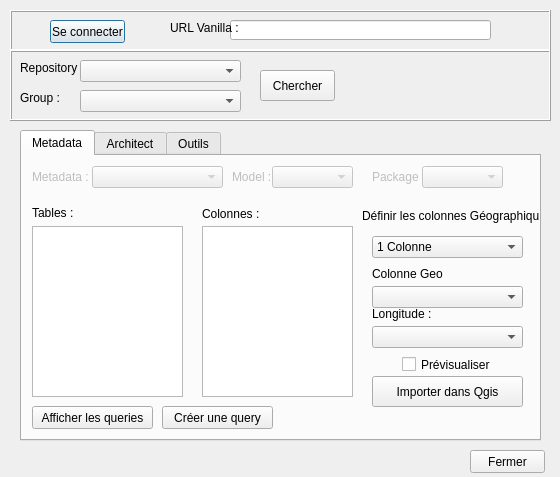
<?xml version="1.0" encoding="UTF-8"?>
<ui version="4.0">
 <class>VanillaBrowserDialogBase</class>
 <widget class="QDialog" name="VanillaBrowserDialogBase">
  <property name="geometry">
   <rect>
    <x>0</x>
    <y>0</y>
    <width>560</width>
    <height>477</height>
   </rect>
  </property>
  <property name="minimumSize">
   <size>
    <width>560</width>
    <height>477</height>
   </size>
  </property>
  <property name="maximumSize">
   <size>
    <width>560</width>
    <height>477</height>
   </size>
  </property>
  <property name="windowTitle">
   <string>Vanilla Browser</string>
  </property>
  <widget class="QPushButton" name="pushLogins">
   <property name="geometry">
    <rect>
     <x>50</x>
     <y>20</y>
     <width>75</width>
     <height>23</height>
    </rect>
   </property>
   <property name="text">
    <string>Se connecter</string>
   </property>
  </widget>
  <widget class="QLineEdit" name="line_vanillaURL">
   <property name="geometry">
    <rect>
     <x>230</x>
     <y>20</y>
     <width>261</width>
     <height>20</height>
    </rect>
   </property>
   <property name="readOnly">
    <bool>true</bool>
   </property>
  </widget>
  <widget class="QLabel" name="label_url">
   <property name="geometry">
    <rect>
     <x>170</x>
     <y>20</y>
     <width>71</width>
     <height>16</height>
    </rect>
   </property>
   <property name="text">
    <string>URL Vanilla :</string>
   </property>
  </widget>
  <widget class="QComboBox" name="comboBox_repository">
   <property name="geometry">
    <rect>
     <x>80</x>
     <y>60</y>
     <width>161</width>
     <height>22</height>
    </rect>
   </property>
  </widget>
  <widget class="QComboBox" name="comboBox_group">
   <property name="geometry">
    <rect>
     <x>80</x>
     <y>90</y>
     <width>161</width>
     <height>22</height>
    </rect>
   </property>
  </widget>
  <widget class="QLabel" name="label_repository">
   <property name="geometry">
    <rect>
     <x>20</x>
     <y>60</y>
     <width>61</width>
     <height>16</height>
    </rect>
   </property>
   <property name="text">
    <string>Repository :</string>
   </property>
  </widget>
  <widget class="QLabel" name="label_group">
   <property name="geometry">
    <rect>
     <x>20</x>
     <y>90</y>
     <width>61</width>
     <height>16</height>
    </rect>
   </property>
   <property name="text">
    <string>Group :</string>
   </property>
  </widget>
  <widget class="QFrame" name="frame_connection">
   <property name="geometry">
    <rect>
     <x>10</x>
     <y>10</y>
     <width>541</width>
     <height>41</height>
    </rect>
   </property>
   <property name="frameShape">
    <enum>QFrame::Box</enum>
   </property>
   <property name="frameShadow">
    <enum>QFrame::Raised</enum>
   </property>
  </widget>
  <widget class="QFrame" name="frame_rpogrp">
   <property name="geometry">
    <rect>
     <x>10</x>
     <y>50</y>
     <width>541</width>
     <height>71</height>
    </rect>
   </property>
   <property name="frameShape">
    <enum>QFrame::Box</enum>
   </property>
   <property name="frameShadow">
    <enum>QFrame::Raised</enum>
   </property>
   <widget class="QPushButton" name="push_searchMetadatas">
    <property name="geometry">
     <rect>
      <x>250</x>
      <y>20</y>
      <width>75</width>
      <height>31</height>
     </rect>
    </property>
    <property name="text">
     <string>Chercher</string>
    </property>
   </widget>
  </widget>
  <widget class="QTabWidget" name="tabWidget">
   <property name="geometry">
    <rect>
     <x>20</x>
     <y>130</y>
     <width>521</width>
     <height>311</height>
    </rect>
   </property>
   <property name="currentIndex">
    <number>0</number>
   </property>
   <widget class="QWidget" name="tab">
    <attribute name="title">
     <string>Metadata</string>
    </attribute>
    <widget class="QComboBox" name="comboBox_package">
     <property name="enabled">
      <bool>false</bool>
     </property>
     <property name="geometry">
      <rect>
       <x>400</x>
       <y>10</y>
       <width>81</width>
       <height>22</height>
      </rect>
     </property>
    </widget>
    <widget class="QComboBox" name="comboBox_model">
     <property name="enabled">
      <bool>false</bool>
     </property>
     <property name="geometry">
      <rect>
       <x>250</x>
       <y>10</y>
       <width>81</width>
       <height>22</height>
      </rect>
     </property>
    </widget>
    <widget class="QLabel" name="label_package">
     <property name="enabled">
      <bool>false</bool>
     </property>
     <property name="geometry">
      <rect>
       <x>350</x>
       <y>10</y>
       <width>47</width>
       <height>21</height>
      </rect>
     </property>
     <property name="text">
      <string>Package :</string>
     </property>
    </widget>
    <widget class="QLabel" name="label_model">
     <property name="enabled">
      <bool>false</bool>
     </property>
     <property name="geometry">
      <rect>
       <x>210</x>
       <y>10</y>
       <width>47</width>
       <height>21</height>
      </rect>
     </property>
     <property name="text">
      <string>Model :</string>
     </property>
    </widget>
    <widget class="QLabel" name="label_metadata">
     <property name="enabled">
      <bool>false</bool>
     </property>
     <property name="geometry">
      <rect>
       <x>10</x>
       <y>10</y>
       <width>61</width>
       <height>21</height>
      </rect>
     </property>
     <property name="text">
      <string>Metadata :</string>
     </property>
    </widget>
    <widget class="QComboBox" name="comboBox_metadata">
     <property name="enabled">
      <bool>false</bool>
     </property>
     <property name="geometry">
      <rect>
       <x>70</x>
       <y>10</y>
       <width>131</width>
       <height>22</height>
      </rect>
     </property>
    </widget>
    <widget class="QLabel" name="label_lon">
     <property name="geometry">
      <rect>
       <x>350</x>
       <y>150</y>
       <width>61</width>
       <height>16</height>
      </rect>
     </property>
     <property name="text">
      <string>Longitude :</string>
     </property>
    </widget>
    <widget class="QPushButton" name="push_ImportinQgis">
     <property name="geometry">
      <rect>
       <x>350</x>
       <y>220</y>
       <width>151</width>
       <height>31</height>
      </rect>
     </property>
     <property name="text">
      <string>Importer dans Qgis</string>
     </property>
    </widget>
    <widget class="QLabel" name="label_columns">
     <property name="geometry">
      <rect>
       <x>180</x>
       <y>50</y>
       <width>61</width>
       <height>16</height>
      </rect>
     </property>
     <property name="text">
      <string>Colonnes :</string>
     </property>
    </widget>
    <widget class="QLabel" name="label_defineGeo">
     <property name="geometry">
      <rect>
       <x>340</x>
       <y>50</y>
       <width>181</width>
       <height>20</height>
      </rect>
     </property>
     <property name="text">
      <string>Définir les colonnes Géographiques :</string>
     </property>
    </widget>
    <widget class="QComboBox" name="combo_NColumn">
     <property name="geometry">
      <rect>
       <x>350</x>
       <y>80</y>
       <width>151</width>
       <height>22</height>
      </rect>
     </property>
     <item>
      <property name="text">
       <string>1 Colonne</string>
      </property>
     </item>
     <item>
      <property name="text">
       <string>2 Colonnes</string>
      </property>
     </item>
    </widget>
    <widget class="QComboBox" name="combo_lat">
     <property name="geometry">
      <rect>
       <x>350</x>
       <y>130</y>
       <width>151</width>
       <height>22</height>
      </rect>
     </property>
    </widget>
    <widget class="QLabel" name="label_queries">
     <property name="geometry">
      <rect>
       <x>10</x>
       <y>50</y>
       <width>47</width>
       <height>13</height>
      </rect>
     </property>
     <property name="text">
      <string>Tables :</string>
     </property>
    </widget>
    <widget class="QComboBox" name="combo_lon">
     <property name="geometry">
      <rect>
       <x>350</x>
       <y>170</y>
       <width>151</width>
       <height>22</height>
      </rect>
     </property>
    </widget>
    <widget class="QListWidget" name="list_tables">
     <property name="geometry">
      <rect>
       <x>10</x>
       <y>70</y>
       <width>151</width>
       <height>171</height>
      </rect>
     </property>
    </widget>
    <widget class="QListWidget" name="list_columns">
     <property name="geometry">
      <rect>
       <x>180</x>
       <y>70</y>
       <width>151</width>
       <height>171</height>
      </rect>
     </property>
    </widget>
    <widget class="QLabel" name="label_lat">
     <property name="geometry">
      <rect>
       <x>350</x>
       <y>110</y>
       <width>71</width>
       <height>16</height>
      </rect>
     </property>
     <property name="text">
      <string>Colonne Geo :</string>
     </property>
    </widget>
    <widget class="QPushButton" name="push_DisplayQueries">
     <property name="geometry">
      <rect>
       <x>10</x>
       <y>250</y>
       <width>121</width>
       <height>23</height>
      </rect>
     </property>
     <property name="text">
      <string>Afficher les queries</string>
     </property>
    </widget>
    <widget class="QPushButton" name="push_createQuery">
     <property name="geometry">
      <rect>
       <x>140</x>
       <y>250</y>
       <width>111</width>
       <height>23</height>
      </rect>
     </property>
     <property name="text">
      <string>Créer une query</string>
     </property>
    </widget>
    <widget class="QCheckBox" name="check_previsu">
     <property name="geometry">
      <rect>
       <x>380</x>
       <y>200</y>
       <width>101</width>
       <height>17</height>
      </rect>
     </property>
     <property name="text">
      <string>Prévisualiser</string>
     </property>
    </widget>
   </widget>
   <widget class="QWidget" name="tab_2">
    <attribute name="title">
     <string>Architect</string>
    </attribute>
    <widget class="QLabel" name="label_contracts">
     <property name="geometry">
      <rect>
       <x>20</x>
       <y>40</y>
       <width>61</width>
       <height>16</height>
      </rect>
     </property>
     <property name="text">
      <string>Contrats :</string>
     </property>
    </widget>
    <widget class="QPushButton" name="push_getContracts">
     <property name="geometry">
      <rect>
       <x>20</x>
       <y>10</y>
       <width>131</width>
       <height>23</height>
      </rect>
     </property>
     <property name="text">
      <string>Récupérer les contrats</string>
     </property>
    </widget>
    <widget class="QLabel" name="label_contractCreationDate">
     <property name="geometry">
      <rect>
       <x>220</x>
       <y>16</y>
       <width>281</width>
       <height>16</height>
      </rect>
     </property>
     <property name="text">
      <string>Date de création :</string>
     </property>
    </widget>
    <widget class="QLabel" name="label_contractRepo">
     <property name="geometry">
      <rect>
       <x>220</x>
       <y>50</y>
       <width>281</width>
       <height>16</height>
      </rect>
     </property>
     <property name="text">
      <string>Dossier : </string>
     </property>
    </widget>
    <widget class="QListWidget" name="list_contracts">
     <property name="geometry">
      <rect>
       <x>20</x>
       <y>60</y>
       <width>181</width>
       <height>192</height>
      </rect>
     </property>
    </widget>
    <widget class="QLabel" name="label_contractReferent">
     <property name="geometry">
      <rect>
       <x>220</x>
       <y>33</y>
       <width>281</width>
       <height>16</height>
      </rect>
     </property>
     <property name="text">
      <string>Fournisseur :</string>
     </property>
    </widget>
    <widget class="QLabel" name="label_fileName">
     <property name="geometry">
      <rect>
       <x>220</x>
       <y>88</y>
       <width>281</width>
       <height>16</height>
      </rect>
     </property>
     <property name="text">
      <string>Fichier :</string>
     </property>
    </widget>
    <widget class="QFrame" name="frame">
     <property name="geometry">
      <rect>
       <x>210</x>
       <y>10</y>
       <width>301</width>
       <height>61</height>
      </rect>
     </property>
     <property name="frameShape">
      <enum>QFrame::Box</enum>
     </property>
     <property name="frameShadow">
      <enum>QFrame::Raised</enum>
     </property>
    </widget>
    <widget class="QFrame" name="frame_2">
     <property name="geometry">
      <rect>
       <x>210</x>
       <y>80</y>
       <width>301</width>
       <height>101</height>
      </rect>
     </property>
     <property name="frameShape">
      <enum>QFrame::Box</enum>
     </property>
     <property name="frameShadow">
      <enum>QFrame::Raised</enum>
     </property>
     <widget class="QLabel" name="label_fileVersion">
      <property name="geometry">
       <rect>
        <x>10</x>
        <y>30</y>
        <width>281</width>
        <height>16</height>
       </rect>
      </property>
      <property name="text">
       <string>Version :</string>
      </property>
     </widget>
     <widget class="QLabel" name="label_fileLastModif">
      <property name="geometry">
       <rect>
        <x>10</x>
        <y>52</y>
        <width>281</width>
        <height>16</height>
       </rect>
      </property>
      <property name="text">
       <string>Dernière modification : </string>
      </property>
     </widget>
     <widget class="QLabel" name="label_fileFormat">
      <property name="geometry">
       <rect>
        <x>10</x>
        <y>75</y>
        <width>281</width>
        <height>16</height>
       </rect>
      </property>
      <property name="text">
       <string>Format :</string>
      </property>
     </widget>
    </widget>
    <widget class="QPushButton" name="push_importFromArchitect">
     <property name="geometry">
      <rect>
       <x>220</x>
       <y>200</y>
       <width>131</width>
       <height>23</height>
      </rect>
     </property>
     <property name="text">
      <string>Importer dans Qgis</string>
     </property>
    </widget>
    <widget class="QPushButton" name="push_exportInArchitect">
     <property name="geometry">
      <rect>
       <x>220</x>
       <y>230</y>
       <width>131</width>
       <height>23</height>
      </rect>
     </property>
     <property name="text">
      <string>Mettre à jour le fichier</string>
     </property>
    </widget>
    <widget class="QPushButton" name="push_newContract">
     <property name="geometry">
      <rect>
       <x>390</x>
       <y>210</y>
       <width>91</width>
       <height>41</height>
      </rect>
     </property>
     <property name="text">
      <string>Créer un 
 nouveau contrat</string>
     </property>
    </widget>
    <widget class="QFrame" name="frame_3">
     <property name="geometry">
      <rect>
       <x>209</x>
       <y>190</y>
       <width>151</width>
       <height>80</height>
      </rect>
     </property>
     <property name="frameShape">
      <enum>QFrame::Box</enum>
     </property>
     <property name="frameShadow">
      <enum>QFrame::Raised</enum>
     </property>
    </widget>
    <widget class="QFrame" name="frame_4">
     <property name="geometry">
      <rect>
       <x>359</x>
       <y>190</y>
       <width>151</width>
       <height>80</height>
      </rect>
     </property>
     <property name="frameShape">
      <enum>QFrame::Box</enum>
     </property>
     <property name="frameShadow">
      <enum>QFrame::Raised</enum>
     </property>
    </widget>
    <zorder>frame_4</zorder>
    <zorder>frame_3</zorder>
    <zorder>frame_2</zorder>
    <zorder>frame</zorder>
    <zorder>label_contracts</zorder>
    <zorder>push_getContracts</zorder>
    <zorder>label_contractCreationDate</zorder>
    <zorder>label_contractRepo</zorder>
    <zorder>list_contracts</zorder>
    <zorder>label_contractReferent</zorder>
    <zorder>label_fileName</zorder>
    <zorder>push_importFromArchitect</zorder>
    <zorder>push_exportInArchitect</zorder>
    <zorder>push_newContract</zorder>
   </widget>
   <widget class="QWidget" name="tab_3">
    <attribute name="title">
     <string>Outils</string>
    </attribute>
    <widget class="QComboBox" name="combo_operation">
     <property name="geometry">
      <rect>
       <x>50</x>
       <y>30</y>
       <width>91</width>
       <height>22</height>
      </rect>
     </property>
     <item>
      <property name="text">
       <string>Fusion</string>
      </property>
     </item>
     <item>
      <property name="text">
       <string>Différence</string>
      </property>
     </item>
     <item>
      <property name="text">
       <string>Union</string>
      </property>
     </item>
     <item>
      <property name="text">
       <string>Intersection</string>
      </property>
     </item>
     <item>
      <property name="text">
       <string>Centroïde</string>
      </property>
     </item>
    </widget>
    <widget class="QComboBox" name="combo_firstLayer">
     <property name="geometry">
      <rect>
       <x>50</x>
       <y>90</y>
       <width>191</width>
       <height>22</height>
      </rect>
     </property>
    </widget>
    <widget class="QLabel" name="label_op">
     <property name="geometry">
      <rect>
       <x>50</x>
       <y>10</y>
       <width>61</width>
       <height>16</height>
      </rect>
     </property>
     <property name="text">
      <string>Opération :</string>
     </property>
    </widget>
    <widget class="QLabel" name="label_firstLayer">
     <property name="geometry">
      <rect>
       <x>50</x>
       <y>70</y>
       <width>101</width>
       <height>16</height>
      </rect>
     </property>
     <property name="text">
      <string>Première  couche : </string>
     </property>
    </widget>
    <widget class="QLabel" name="label_secondLayer">
     <property name="geometry">
      <rect>
       <x>50</x>
       <y>120</y>
       <width>101</width>
       <height>16</height>
      </rect>
     </property>
     <property name="text">
      <string>Deuxième couche</string>
     </property>
    </widget>
    <widget class="QComboBox" name="combo_secondLayer">
     <property name="geometry">
      <rect>
       <x>50</x>
       <y>140</y>
       <width>191</width>
       <height>22</height>
      </rect>
     </property>
    </widget>
    <widget class="QPushButton" name="push_Calculate">
     <property name="geometry">
      <rect>
       <x>220</x>
       <y>240</y>
       <width>75</width>
       <height>31</height>
      </rect>
     </property>
     <property name="text">
      <string>Calculer</string>
     </property>
    </widget>
    <widget class="QCheckBox" name="check_centroide">
     <property name="geometry">
      <rect>
       <x>160</x>
       <y>170</y>
       <width>211</width>
       <height>17</height>
      </rect>
     </property>
     <property name="text">
      <string>Créer un centroïde pour chaque partie</string>
     </property>
    </widget>
    <widget class="QLabel" name="label_scroll">
     <property name="geometry">
      <rect>
       <x>300</x>
       <y>10</y>
       <width>191</width>
       <height>16</height>
      </rect>
     </property>
     <property name="text">
      <string>Ajouter des couches supplémentaires :</string>
     </property>
    </widget>
    <widget class="QLineEdit" name="line_layerName">
     <property name="geometry">
      <rect>
       <x>162</x>
       <y>210</y>
       <width>201</width>
       <height>20</height>
      </rect>
     </property>
    </widget>
    <widget class="QLabel" name="label_layerName">
     <property name="geometry">
      <rect>
       <x>160</x>
       <y>190</y>
       <width>111</width>
       <height>16</height>
      </rect>
     </property>
     <property name="text">
      <string>Nom de la couche : </string>
     </property>
    </widget>
    <widget class="QListWidget" name="list_additionnalLayers">
     <property name="geometry">
      <rect>
       <x>290</x>
       <y>30</y>
       <width>211</width>
       <height>141</height>
      </rect>
     </property>
     <property name="selectionMode">
      <enum>QAbstractItemView::MultiSelection</enum>
     </property>
    </widget>
   </widget>
  </widget>
  <widget class="QPushButton" name="pushClosePlugin">
   <property name="geometry">
    <rect>
     <x>470</x>
     <y>450</y>
     <width>75</width>
     <height>23</height>
    </rect>
   </property>
   <property name="text">
    <string>Fermer</string>
   </property>
  </widget>
  <widget class="QTableWidget" name="tableWidget">
   <property name="geometry">
    <rect>
     <x>560</x>
     <y>80</y>
     <width>231</width>
     <height>261</height>
    </rect>
   </property>
  </widget>
  <widget class="QPushButton" name="push_OpenPrevisu">
   <property name="geometry">
    <rect>
     <x>710</x>
     <y>350</y>
     <width>75</width>
     <height>23</height>
    </rect>
   </property>
   <property name="text">
    <string>Ouvrir</string>
   </property>
  </widget>
  <zorder>frame_connection</zorder>
  <zorder>frame_rpogrp</zorder>
  <zorder>pushLogins</zorder>
  <zorder>line_vanillaURL</zorder>
  <zorder>label_url</zorder>
  <zorder>comboBox_repository</zorder>
  <zorder>comboBox_group</zorder>
  <zorder>label_repository</zorder>
  <zorder>label_group</zorder>
  <zorder>tabWidget</zorder>
  <zorder>pushClosePlugin</zorder>
  <zorder>tableWidget</zorder>
  <zorder>push_OpenPrevisu</zorder>
 </widget>
 <resources/>
 <connections/>
</ui>
